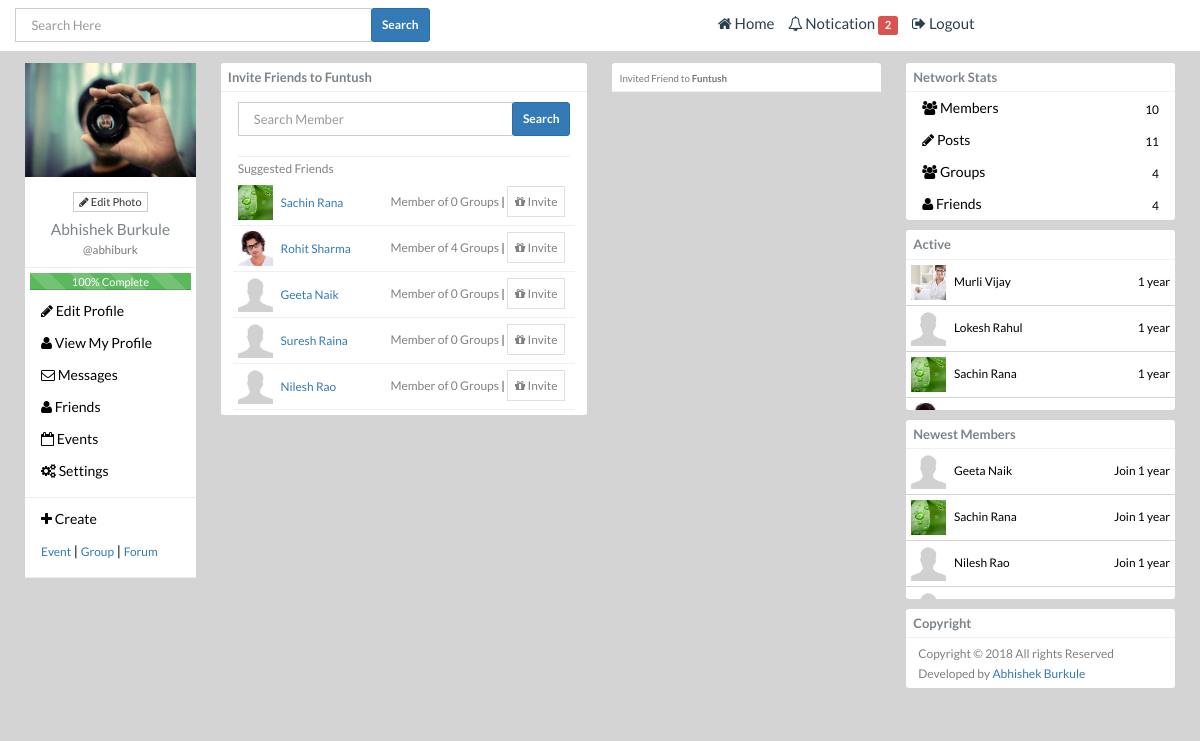
/invite.php?view=group&gid=2 (signed in), run on the app's committed database.
### tables this page shows
CREATE TABLE `users` (
  `userID` int(12) NOT NULL,
  `firstName` varchar(256) NOT NULL,
  `lastName` varchar(256) NOT NULL,
  `webName` varchar(256) DEFAULT NULL,
  `userImg` varchar(256) DEFAULT NULL,
  `userEmail` varchar(256) NOT NULL,
  `emailPrivacy` varchar(12) NOT NULL DEFAULT 'Only Me',
  `birthday` date NOT NULL,
  `gender` varchar(256) NOT NULL,
  `userPhone` varchar(12) DEFAULT NULL,
  `phonePrivacy` varchar(12) NOT NULL DEFAULT 'Only Me',
  `userPass` varchar(256) NOT NULL,
  `tempPassword` int(12) NOT NULL DEFAULT '1',
  `verificationCode` varchar(256) DEFAULT NULL,
  `createTime` varchar(256) NOT NULL,
  `updateTime` varchar(256) DEFAULT NULL
);

CREATE TABLE `user_groups` (
  `groupID` int(12) NOT NULL,
  `groupName` varchar(256) NOT NULL,
  `userID` varchar(12) NOT NULL,
  `groupImg` varchar(256) DEFAULT NULL,
  `privacy` varchar(256) NOT NULL DEFAULT 'Private',
  `approval` varchar(256) NOT NULL DEFAULT 'admin',
  `updateTime` int(12) DEFAULT NULL,
  `createTime` int(12) NOT NULL
);

CREATE TABLE `user_active` (
  `u_activeID` int(12) NOT NULL,
  `userID` int(12) NOT NULL,
  `activeTime` varchar(256) NOT NULL
);

### config.php (called while the page is built, shortened)
<?php
$host = 'localhost';
$username = 'root';
$password = '';
$database = 'alumini';
$dbconfig = mysqli_connect($host,$username,$password,$database);
$name="CONCAT(firstName,' ',lastName) AS name";
$userid = isset($_SESSION['userid']) ? $_SESSION['userid'] : '';
$sql_user=mysqli_query($dbconfig,"SELECT *,$name
FROM users AS u LEFT JOIN users_edu USING (userID) LEFT JOIN user_workplace USING (userID) LEFT JOIN user_social_con USING (userID)
WHERE u.userID='".$userid."'") or die(mysqli_error());
$user=mysqli_fetch_assoc($sql_user);
?>

### invite.php (the view, shortened to what this page needs)
<?php include 'config.php';
$view = isset($_REQUEST['view']) ? htmlentities($_REQUEST['view']) : '';
if($view=='group'){
	$gid = isset($_REQUEST['gid']) ? htmlentities($_REQUEST['gid']) : '';
	$sql_group=mysqli_query($dbconfig,"SELECT * FROM user_groups WHERE groupID='".$gid."' ")or die (mysqli_error($dbconfig));
	$row_group=mysqli_fetch_assoc($sql_group);
}else if($view==''){  include 'includes/error.php';  }
?>
<!DOCTYPE html>
<html>
<head>
<link href="assets/css/bootstrap.css" rel='stylesheet' type='text/css' />
<link href="assets/css/style.css" rel="stylesheet" type="text/css" media="all" />
<?php include 'includes/stylesheets.php'; ?>
</head>
<body>
<?php include 'includes/header.php'; ?>
<div class="container">
	<div class="total-info">
	<?php include 'includes/left_panel.php'; ?>
    <?php if($view=='group'){   ?>
        <div class="col-md-4 grid_2">
            <div class="white-area"><h5>Invite Friends to <?php echo $row_group['groupName']; ?></h5></div>
            <div class="hire-me">
                <ul class="cute">
                  <li>
                    <form action="invite.php" method="get">
                        <span class="inline-display">
                        <input type="text" name="search_mem" class="form-control-search" placeholder="Search Member" />
                        <input type="submit" class="btn btn-primary btn-sm search_btn" value="Search" />
                        </span>
                    </form>
                  </li>
                  <li><hr><h5 class="grey1">Suggested Friends</h5></li>
                        <?php
                        $sql_members=mysqli_query($dbconfig,"SELECT *,$name FROM users WHERE userID!=".$userid." ORDER BY RAND()");
                        while($row_members=mysqli_fetch_assoc($sql_members)){
                        $sql_no_of_groups=mysqli_query($dbconfig,"SELECT * FROM group_members WHERE memberID=".$row_members['userID']." ");
                        $check_no_of_groups=mysqli_num_rows($sql_no_of_groups);
                        $check_no_of_groups = isset($check_no_of_groups) ? htmlentities($check_no_of_groups) : '';
                        $sql_mem_already=mysqli_query($dbconfig,"SELECT * FROM group_members AS m LEFT JOIN invitation AS i ON m.groupID=i.referenceID
                        WHERE m.groupID='".$gid."' AND (memberID=".$row_members['userID']."  OR (inviteTo=".$row_members['userID']."  AND type='group.invite'))
                       ") or die (mysqli_error($dbconfig)) ;
                        $check_member=mysqli_num_rows($sql_mem_already);
						$check_member = isset($check_member) ? htmlentities($check_member) : '';
                        if($check_member!=true){
                        ?>
                   <li class="" style="padding:5px; border-bottom:1px solid #f0f0f0; ">
                            <a href="<?php if($row_members['webName']==''){echo 'user/'.$row_members["userID"].'';}else{ echo 'user/'.$row_members["webName"].'';}  ?>">
                                <img src="<?php if($row_members['userImg']==''){echo 'images/default.jpg';}else {
                                echo 'uploads/'.$row_members['userImg']; } ?>" alt="User Avatar" class="recent_chat">
                                <small class="" style="margin-left: 5px;">
                                    <?php echo $row_members['name']; ?>
                                </small>
                             </a>
                            <small class="about" id="right_btn">
                                <small class="grey1">Member of <?php echo $check_no_of_groups; ?> Groups </small> |
                                <a href="javascript:void(0);" rel="<?php echo $row_members['userID'] ?>" data-gid="<?php echo $gid; ?>" class="click_group_invite grey invite">
                                <span id="invited<?php echo $row_members['userID'] ?>"></span> <span id="hide_invite<?php echo $row_members['userID'] ?>">
                                <i class="icon-gift"></i> Invite</span></a>
                            </small>
                    </li>
                          <?php }} ?>
                 </ul>
            </div>
        </div>
        <div class="col-md-3 grid_2">
            <div class="white-area"><h5><small>Invited Friend to <b><?php echo $row_group['groupName']; ?></b></small></h5></div>
        </div>
   <?php }  ?>
    <?php include 'includes/right_panel.php'; ?>
<div class="clearfix"></div>
</div>
</body>
</html>

### includes/left_panel.php (shortened to what this page needs)
<div class="col-md-2 grid_1" >
   <div class="about text-center hide_profile_menu">
        <form action="manipulates/update_profile_photo.php" method="post" enctype="multipart/form-data">
            <div class="fileupload fileupload-new" data-provides="fileupload">
            	<img class="profile-img fileupload-new" src="<?php if($user['userImg']==''){echo 'images/default.jpg';}else {
            	echo 'uploads/'.$user['userImg']; } ?>" alt="" />
                <span class="btn btn-file btn btn-default btn-xs ">
                    <span class="fileupload-new "><i class="icon-pencil"></i> Edit Photo</span>
                </span>
            </div>
        </form>
        <h4><?php echo $user['name']; ?></h4>
        <h4><small><?php if($user['webName']!=''){echo '@'; echo $user['webName'];} ?></small></h4><hr>
        <ul class="listing">
          <?php
		  	$sql_total=mysqli_query($dbconfig,"SELECT firstName,lastName,webName,userImg,birthday,gender,userPhone,
			instituteName,courseName,branchName,joinDate,(passoutDate or currentlystudying)
			,companyName,position,startDate,(endDate or currentlyworking)
			FROM users LEFT JOIN users_edu USING (userID) LEFT JOIN user_workplace USING (userID) ");
			$row_total=mysqli_num_fields($sql_total);
			$sql_fill=mysqli_query($dbconfig,"SELECT count(firstName)+count(lastName)+ count(webName)+count(userImg)+
			count(birthday)+count(gender)+count(userPhone)
			+count(instituteName)+count(courseName)+count(branchName)+count(joinDate)+(count(passoutDate) OR count(currentlystudying))
			+count(companyName)+count(position)+count(startDate)+(count(endDate) OR count(currentlyworking))
			FROM users AS u LEFT JOIN users_edu USING (userID) LEFT JOIN user_workplace AS wp USING (userID)
			WHERE u.userID='".$userid."' GROUP BY wp.workID");
			$row_fill=mysqli_fetch_assoc($sql_fill);
			$fill= implode($row_fill);
			$percentage=($fill*100)/$row_total;
			$percentage= round($percentage);
		  ?>
          <li>
          	<div class="progress progress-striped active">
				<div class="<?php if($percentage<'50'){ echo 'progress-bar progress-bar-danger';}
				if($percentage>='50' & $percentage<='75') {echo 'progress-bar';}if($percentage>'75'){ echo 'progress-bar progress-bar-success';} ?>"
                role="progressbar" aria-valuenow="60" aria-valuemin="0" aria-valuemax="100" style="width: <?php echo $percentage; ?>%;">
                <span class="sr-only"> <?php echo $percentage; ?>% Complete</span>
				</div>
	        </div>
          </li>
          <a class="profile-list" href="editprofile.php">
              <li class="subitem <?php if(basename($_SERVER['SCRIPT_NAME'])=='editprofile.php'){ ?>profile_active <?php } ?>">
              <i class="icon-pencil"></i></i> Edit Profile
              </li>
          </a>
          <a class="profile-list" href="<?php echo "user/".$user['userID']."";?>">
              <li class="subitem <?php if(basename($_SERVER['SCRIPT_NAME'])=='user.php'){ ?>profile_active <?php } ?>">
              <i class="icon-user"></i></i> View My Profile
              </li>
          </a>
          <a class="profile-list" href="chats.php">
              <li class="subitem <?php if(basename($_SERVER['SCRIPT_NAME'])=='chats.php'){ ?>profile_active <?php } ?>">
              <i class="icon-envelope-alt "></i> Messages <span id="msg_count"></span>
              </li>
          </a>
          <a class="profile-list" href="friends.php">
              <li class="subitem <?php if(basename($_SERVER['SCRIPT_NAME'])=='friends.php'){ ?>profile_active <?php } ?>">
              <i class="icon-user"></i> Friends
              </li>
          </a>
          <a class="profile-list" href="event/myevents">
              <li class="subitem <?php if(basename($_SERVER['SCRIPT_NAME'])=='createevent.php'){ ?>profile_active <?php } ?>">
              <i class="icon-calendar-empty "></i> Events </li>
          </a>
          <a class="profile-list" href="setting.php">
              <li class="subitem <?php if(basename($_SERVER['SCRIPT_NAME'])=='setting.php'){ ?>profile_active <?php } ?>">
              <i class="icon-cogs"></i> Settings </li>
          </a>
          <hr />
          <li class="subitem_no_deco"><i class="icon-plus"></i> Create</li>
             <li class="subitem_no_deco" > <a class="profile-list" href="create/event/form"><small>Event</small> </a> |
             <a class="profile-list" href="create/group"><small>Group</small></a> |
             <a class="profile-list" href="forum.php"><small>Forum</small></a>
          </li><hr />
        </ul>
   </div><div class="div-title"></div>
   </div>
</div>
<div class="center-div">

### includes/right_panel.php (shortened to what this page needs)
</div>
<div class="col-md-3 grid_3 mydiv">
    	<div class="white-area"><h5>Network Stats</h5></div>
    <div class="profile_container">
    	<?php
		$count_groups=mysqli_num_rows(mysqli_query($dbconfig,"SELECT * FROM user_groups"));
		$count_posts=mysqli_num_rows(mysqli_query($dbconfig,"SELECT * FROM posts"));
		$count_friends=mysqli_num_rows(mysqli_query($dbconfig,"SELECT * FROM my_friends WHERE userID=".$userid." or friendWith=".$userid." "));
		$count_mem=mysqli_num_rows(mysqli_query($dbconfig,"SELECT * FROM users"));
		?>
        <ul class="listing">
          <li class="subitem">
          <span class="full">
          <i class="icon-group"></i> Members <small class="floatright"><?php echo $count_mem; ?></small></li>
          <li class="subitem"><i class="icon-pencil"></i> Posts <small class="floatright"><?php echo $count_posts; ?></small></li>
          <li class="subitem"><i class="icon-group"></i> Groups <small class="floatright"><?php echo $count_groups; ?></small></li>
          <li class="subitem"><i class="icon-user"></i> Friends <small class="floatright"><?php echo $count_friends; ?></small></li>
        </ul>
          <link rel="stylesheet" type="text/css" href="css/jquery-ui.css">
       </div><div class="div-title"></div>
        <div class="white-area"><h5>Active</h5></div>
        <div class="profile_container scroll1">
            <ul class="listing">
            <?php
			$sql_online=mysqli_query($dbconfig,"SELECT (time),t.* FROM ( (SELECT $name,userImg,u.userID,session_time AS time FROM user_session AS s
				LEFT JOIN users AS u ON s.userID=u.userID
                WHERE s.userID!='".$userid."' ORDER BY session_time DESC)
				UNION
				(SELECT $name,userImg,u.userID,activeTime as time FROM user_active AS a LEFT JOIN users AS u ON a.userID=u.userID
                WHERE a.userID!='".$userid."' ORDER BY activeTime DESC LIMIT 7)) AS t ORDER BY time DESC ") or die(mysqli_error($dbconfig));
                $count_online=mysqli_num_rows($sql_online);
                if($count_online==0){echo '<small class="grey" style="padding:5px;">0 user online</small>';}else {
                while($online_user=mysqli_fetch_assoc($sql_online)){
			?>
            <a href="message/<?php echo $online_user['userID']; ?>" class="grey">
              <li class="subitem_grey" style="padding:5px; ">
                    <img src="<?php if($online_user['userImg']==''){echo 'images/default.jpg';}else {
                    echo 'uploads/'.$online_user['userImg']; } ?>" alt="User Avatar" class="recent_chat">
                  <small class="" style="margin-left: 5px;">
				    <?php echo $online_user['name']; ?>
                  </small>
                  <small class="" style="float:right; margin-top:8px;">
                   <?php
					$sql_session=mysqli_query($dbconfig,"SELECT * FROM user_session WHERE userID='".$online_user['userID']."'");
					$check_active=mysqli_num_rows($sql_session);
					$sql_active=mysqli_query($dbconfig,"SELECT * FROM user_active WHERE userID='".$online_user['userID']."' ");
					$row_active=mysqli_fetch_assoc($sql_active);
				   if($check_active==true){echo '<small class="btn btn-success btn-xs btn-circle"></small>';}
			  else {
		 	  echo "" . humanTiming( $row_active['activeTime'] ). ""; }?>
                  </small>
              </li>
              </a>
              <?php }} ?>
             </ul>
        </div><div class="div-title">
 		<small class="floatright" style="margin-top:-5px;"> </small></div>
        <div class="white-area"><h5>Newest Members</h5></div>
        <div class="profile_container scroll1">
            <ul class="listing">
            <?php
            $sql_newest_mem=mysqli_query($dbconfig,"SELECT *,$name FROM users WHERE users.userID!='".$userid."'
            ORDER BY userID DESC LIMIT 10");
            while($row_newest_mem=mysqli_fetch_assoc($sql_newest_mem)){
            ?>
            <a href="<?php if($row_newest_mem['webName']==''){echo 'user/'.$row_newest_mem["userID"].'';}else{ echo 'user/'.$row_newest_mem["webName"].'';}  ?>" class="grey">
              <li class="subitem_grey" style="padding:5px; ">
                    <img src="<?php if($row_newest_mem['userImg']==''){echo 'images/default.jpg';}else {
                    echo 'uploads/'.$row_newest_mem['userImg']; } ?>" alt="User Avatar" class="recent_chat">
                  <small class="" style="margin-left: 5px;">
				    <?php echo $row_newest_mem['name']; ?>
                  </small>
                  <small class="" style="float:right; margin-top:8px;">
                   <?php
			 	  echo "Join " . humanTiming( $row_newest_mem['createTime'] ). ""; ?>
                  </small>
              </li>
              </a>
              <?php }?>
             </ul>
        </div> <div class="div-title"></div>
        <div class="white-area"><h5>Copyright</h5></div>
        <div class="profile_container">
            <ul class="cute">
            	<p><li> <small class="grey1"> Copyright &copy; <?php echo date("Y"); ?>  All rights  Reserved <br />
                Developed by <a href="http://facebook.com/abhishburk" target="target_blank">Abhishek Burkule</a></small></li></p>
            </ul>
        </div><div class="div-title"></div>
</div>

### data on the page
users: userImg (picture), webName "abhiburk"
user_groups: groupName "Funtush"
users: userImg (picture), name "Sachin Rana", check_no_of_groups "0", createTime "1 year"
users: userImg (picture), name "Rohit Sharma", check_no_of_groups "4"
users: name "Geeta Naik", check_no_of_groups "0", createTime "1 year"
users: name "Suresh Raina", check_no_of_groups "0"
users: name "Nilesh Rao", check_no_of_groups "0", createTime "1 year"
user_active: activeTime "1 year"
user_active: activeTime "1 year"
user_active: activeTime "1 year"

### other printed values
$count_noti "2"
$user['name'] "Abhishek Burkule"
$percentage "100"
$count_mem "10"
$count_posts "11"
$count_groups "4"
$count_friends "4"
$online_user['name'] "Murli Vijay"
$online_user['name'] "Lokesh Rahul"
$online_user['name'] "Sachin Rana"
